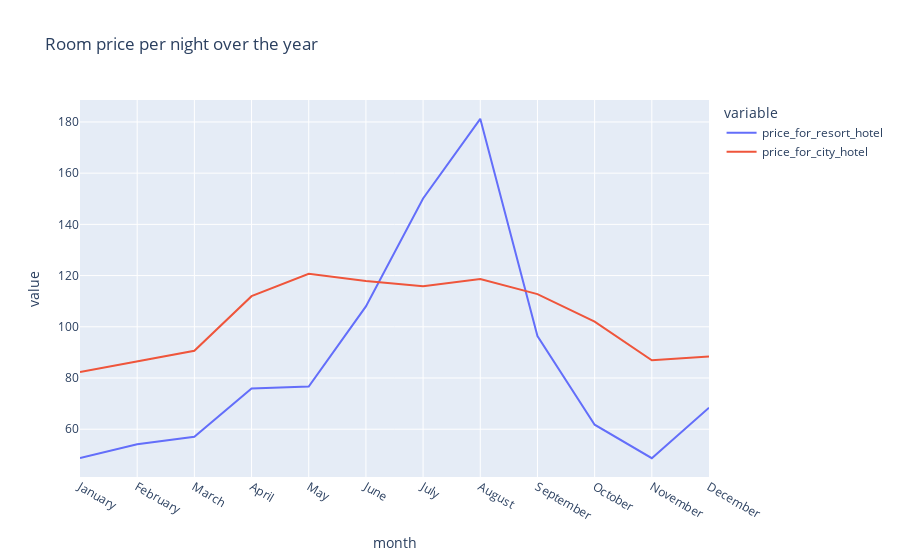

Notebook source saved alongside this figure:
### Code cell
# Plotting the visualization using line chart

px.line(final2,x='month',y=['price_for_resort_hotel','price_for_city_hotel'], title='Room price per night over the year')

### Figure 1 — Plotly figure (JSON) as saved in the notebook; plotly's stock layout.template omitted (floating-point values rounded to 4 significant figures)
{"data": [{"hovertemplate": "variable=price_for_resort_hotel<br>month=%{x}<br>value=%{y}<extra></extra>", "legendgroup": "price_for_resort_hotel", "line": {"color": "#636efa", "dash": "solid"}, "marker": {"symbol": "circle"}, "mode": "lines", "name": "price_for_resort_hotel", "orientation": "v", "showlegend": true, "type": "scatter", "x": ["January", "February", "March", "April", "May", "June", "July", "August", "September", "October", "November", "December"], "xaxis": "x", "y": [48.76, 54.15, 57.06, 75.87, 76.66, 108.0, 150.1, 181.2, 96.42, 61.78, 48.71, 68.41], "yaxis": "y"}, {"hovertemplate": "variable=price_for_city_hotel<br>month=%{x}<br>value=%{y}<extra></extra>", "legendgroup": "price_for_city_hotel", "line": {"color": "#EF553B", "dash": "solid"}, "marker": {"symbol": "circle"}, "mode": "lines", "name": "price_for_city_hotel", "orientation": "v", "showlegend": true, "type": "scatter", "x": ["January", "February", "March", "April", "May", "June", "July", "August", "September", "October", "November", "December"], "xaxis": "x", "y": [82.33, 86.52, 90.66, 112.0, 120.7, 117.9, 115.8, 118.7, 112.8, 102.0, 86.95, 88.4], "yaxis": "y"}], "layout": {"legend": {"title": {"text": "variable"}, "tracegroupgap": 0}, "title": {"text": "Room price per night over the year"}, "xaxis": {"anchor": "y", "domain": [0, 1], "title": {"text": "month"}}, "yaxis": {"anchor": "x", "domain": [0, 1], "title": {"text": "value"}}}}
